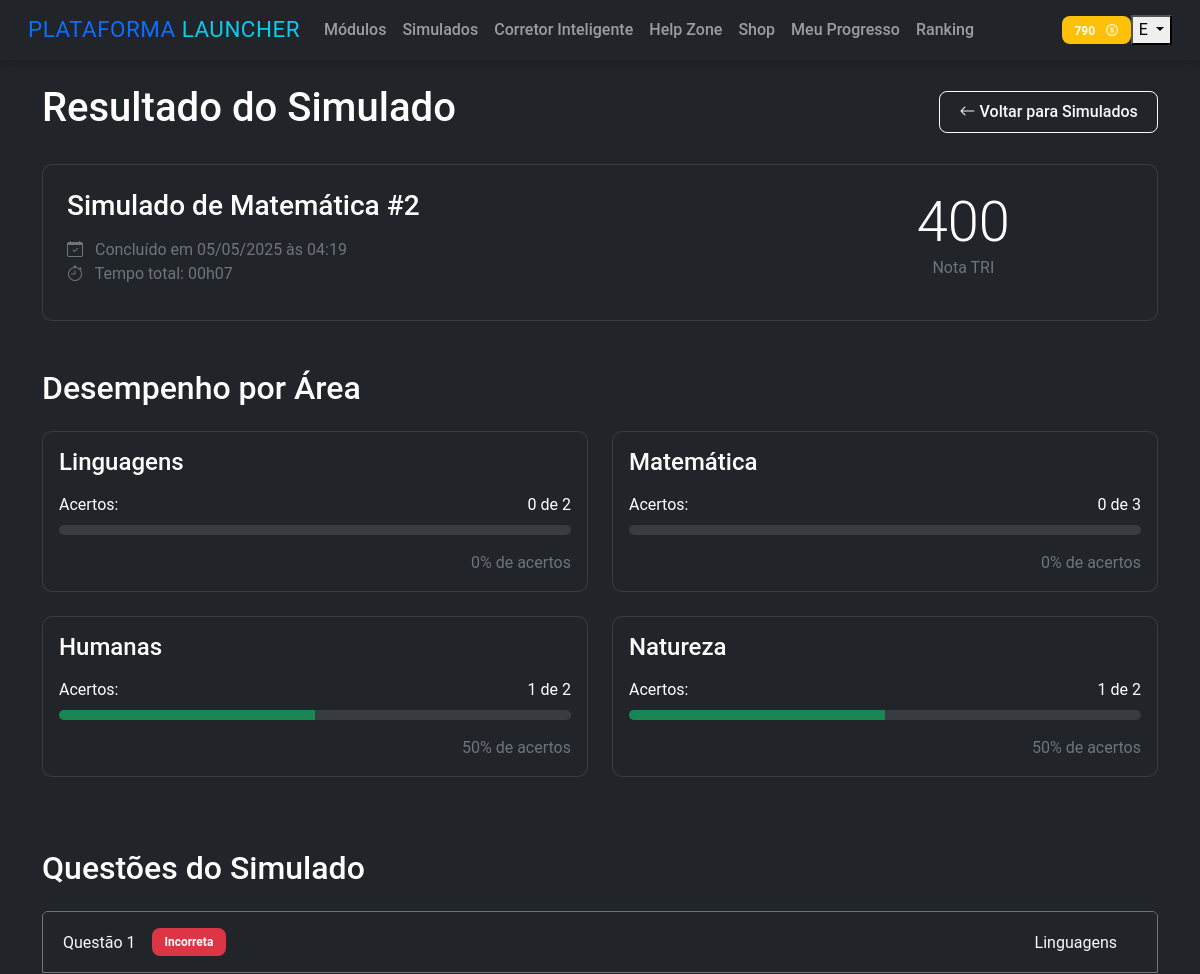
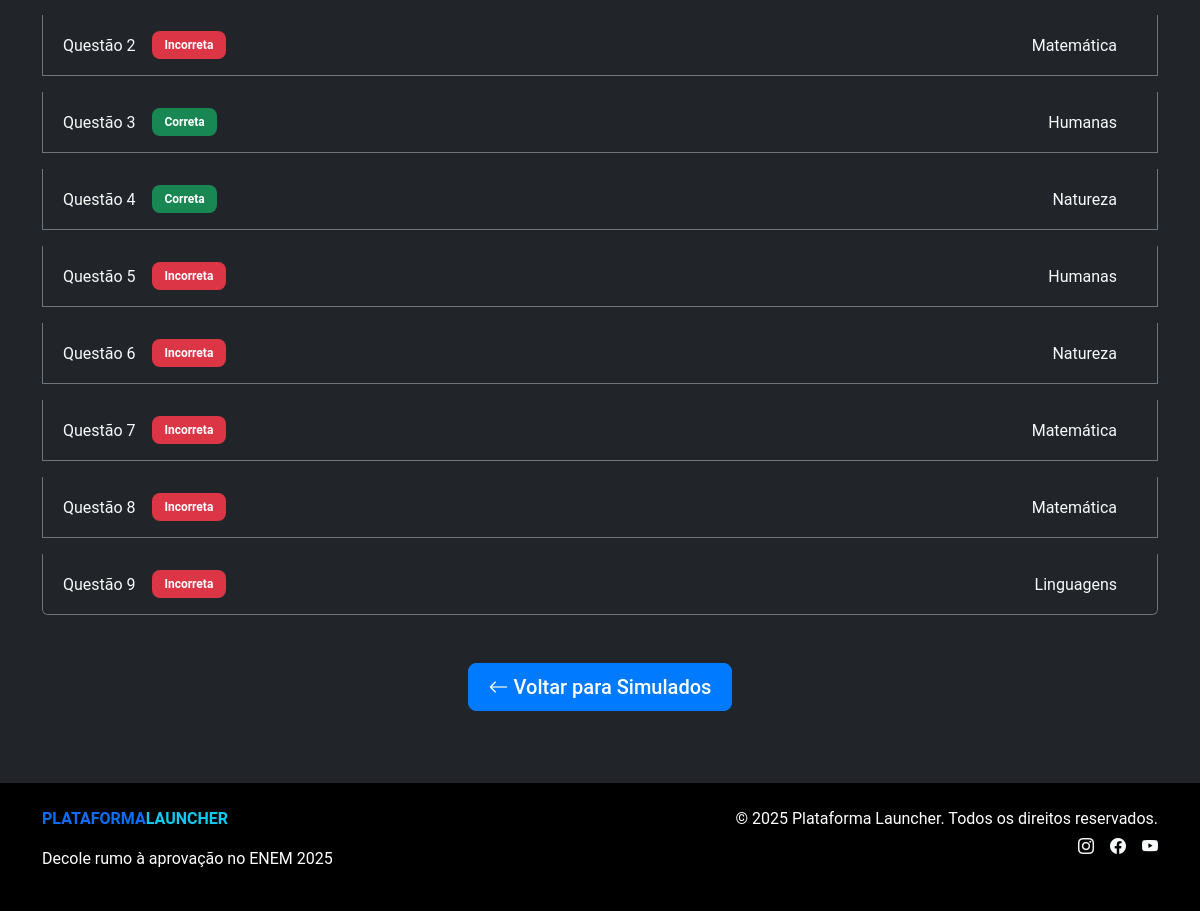
/simulados/5/resultado (signed in), run on the app's committed database (2 pictures, top to bottom).
### app/models/user.py (models this page shows, shortened)
class User(UserMixin, db.Model):
    id = db.Column(db.Integer, primary_key=True)
    username = db.Column(db.String(128), index=True, unique=True)
    email = db.Column(db.String(256), index=True, unique=True)
    password_hash = db.Column(db.String(256))
    nome_completo = db.Column(db.String(256))
    xp_total = db.Column(db.Integer, default=0)
    data_registro = db.Column(db.DateTime, default=datetime.utcnow)
    simulados = db.relationship('Simulado', backref='usuario', lazy='dynamic')
    redacoes = db.relationship('Redacao', backref='usuario', lazy='dynamic')

### app/models/simulado.py (models this page shows, shortened)
class Simulado(db.Model):
    id = db.Column(db.Integer, primary_key=True)
    numero = db.Column(db.Integer)
    titulo = db.Column(db.String(120))
    areas = db.Column(db.String(120))  # Ex: "Linguagens e Natureza"
    duracao_minutos = db.Column(db.Integer)
    data_agendada = db.Column(db.DateTime, nullable=True)
    data_realizado = db.Column(db.DateTime, nullable=True)
    tempo_realizado = db.Column(db.String(20), nullable=True)  # Ex: "01h46"
    status = db.Column(db.String(20), default="Pendente")  # Pendente, Concluído
    nota_tri = db.Column(db.Float, nullable=True)
    tempo_medio_por_questao = db.Column(db.Float, nullable=True)  # em segundos
    questoes_puladas = db.Column(db.Integer, default=0)
    acertos_total = db.Column(db.Integer, default=0)
    user_id = db.Column(db.Integer, db.ForeignKey('user.id'))
    questoes = db.relationship('Questao', backref='simulado', lazy='dynamic')

class Questao(db.Model):
    id = db.Column(db.Integer, primary_key=True)
    numero = db.Column(db.Integer)
    texto = db.Column(db.Text)
    area = db.Column(db.String(50))  # Linguagens, Matemática, etc.
    dificuldade = db.Column(db.Float)  # Para cálculo TRI
    resposta_correta = db.Column(db.String(1))  # A, B, C, D ou E
    resposta_usuario = db.Column(db.String(1), nullable=True)
    tempo_resposta = db.Column(db.Integer, nullable=True)  # tempo em segundos que levou para responder
    simulado_id = db.Column(db.Integer, db.ForeignKey('simulado.id'))
    alternativas = db.relationship('Alternativa', backref='questao', lazy='dynamic')
    def verificar_resposta(self):
        return self.resposta_usuario == self.resposta_correta

### app/routes/simulados.py (the view)
@simulados_bp.route('/<int:simulado_id>/resultado')
@login_required
def resultado(simulado_id):
    simulado = Simulado.query.get_or_404(simulado_id)
    if simulado.user_id != current_user.id:
        flash('Você não tem permissão para acessar este simulado.', 'danger')
        return redirect(url_for('simulados.index'))
    if simulado.status != 'Concluído':
        flash('Este simulado ainda não foi concluído.', 'warning')
        return redirect(url_for('simulados.index'))
    areas = {}
    for questao in simulado.questoes:
        area = questao.area
        if area not in areas:
            areas[area] = {'total': 0, 'acertos': 0}
        areas[area]['total'] += 1
        if questao.verificar_resposta():
            areas[area]['acertos'] += 1
    for area in areas:
        areas[area]['percentual'] = (areas[area]['acertos'] / areas[area]['total']) * 100 if areas[area]['total'] > 0 else 0
    tempos_questoes = []
    numeros_questoes = []
    for questao in simulado.questoes.order_by(Questao.numero):
        if questao.tempo_resposta:
            numeros_questoes.append(questao.numero)
            tempos_questoes.append(round(questao.tempo_resposta / 60, 1))
    historico_notas = Simulado.query.filter(
        Simulado.user_id == current_user.id,
        Simulado.status == 'Concluído',
        Simulado.id != simulado_id
    ).order_by(Simulado.data_realizado.desc()).limit(3).all()
    media_usuario = db.session.query(db.func.avg(Simulado.nota_tri)).filter(
        Simulado.user_id == current_user.id,
        Simulado.status == 'Concluído'
    ).scalar() or 0
    pontos_fortes = []
    pontos_fracos = []
    areas_ordenadas = sorted(areas.items(), key=lambda x: x[1]['percentual'], reverse=True)
    for area, dados in areas_ordenadas[:2]:
        if dados['percentual'] >= 50:  # Só considerar como forte se >= 50%
            pontos_fortes.append(f"{area}: {dados['percentual']:.1f}%")
    for area, dados in reversed(areas_ordenadas[-2:]):
        if dados['percentual'] < 70:  # Só considerar como fraco se < 70%
            pontos_fracos.append(f"{area}: {dados['percentual']:.1f}%")
    return render_template('simulados/resultado.html',
                          simulado=simulado,
                          areas=areas,
                          tempos_questoes=json.dumps(tempos_questoes),
                          numeros_questoes=json.dumps(numeros_questoes),
                          historico_notas=historico_notas,
                          media_usuario=media_usuario,
                          pontos_fortes=pontos_fortes,
                          pontos_fracos=pontos_fracos)

### app/models/user.py (called while the page is built)
@login_manager.user_loader
def load_user(id):
    return User.query.get(int(id))

### app/templates/simulados/resultado.html (shortened to what this page needs)
{% extends "layout.html" %}
{% block content %}
<div class="simulado-resultado">
    <div class="d-flex justify-content-between align-items-center mb-4">
        <h1>Resultado do Simulado</h1>
        <a href="{{ url_for('simulados.index') }}" class="btn btn-outline-light">
            <i class="bi bi-arrow-left"></i> Voltar para Simulados
        </a>
    </div>
    <div class="card bg-dark mb-5">
        <div class="card-body p-4">
            <div class="row">
                <div class="col-md-8">
                    <h3 class="card-title mb-3">{{ simulado.titulo }}</h3>
                    <p class="text-muted mb-0">
                        <i class="bi bi-calendar-check me-2"></i>
                        Concluído em {{ simulado.data_realizado.strftime('%d/%m/%Y às %H:%M') }}
                    </p>
                    <p class="text-muted mb-0">
                        <i class="bi bi-stopwatch me-2"></i>
                        Tempo total: {{ simulado.tempo_realizado }}
                    </p>
                </div>
                <div class="col-md-4 text-center">
                    <div class="nota-tri mb-2">
                        <h2 class="display-4 mb-0">{{ simulado.nota_tri|int }}</h2>
                        <p class="text-muted">Nota TRI</p>
                    </div>
                </div>
            </div>
        </div>
    </div>
    <h2 class="mb-4">Desempenho por Área</h2>
    <div class="row mb-5">
        {% for area_nome, area_dados in areas.items() %}
        <div class="col-md-6 mb-4">
            <div class="card bg-dark h-100">
                <div class="card-body">
                    <h4 class="card-title mb-3">{{ area_nome }}</h4>
                    <div class="d-flex justify-content-between mb-2">
                        <span>Acertos:</span>
                        <span>{{ area_dados.acertos }} de {{ area_dados.total }}</span>
                    </div>
                    <div class="progress mb-3" style="height: 10px;">
                        <div class="progress-bar bg-success" role="progressbar"
                             style="width: {{ area_dados.percentual }}%;"
                             aria-valuenow="{{ area_dados.percentual }}"
                             aria-valuemin="0" aria-valuemax="100"></div>
                    </div>
                    <div class="text-end text-muted">
                        {{ area_dados.percentual|round|int }}% de acertos
                    </div>
                </div>
            </div>
        </div>
        {% endfor %}
    </div>
    <h2 class="mb-4">Questões do Simulado</h2>
    <div class="accordion" id="accordionQuestoes">
        {% for questao in simulado.questoes %}
        <div class="accordion-item bg-dark border-secondary mb-3">
            <h2 class="accordion-header" id="heading{{ questao.numero }}">
                <button class="accordion-button collapsed bg-dark text-light" type="button"
                        data-bs-toggle="collapse" data-bs-target="#collapse{{ questao.numero }}"
                        aria-expanded="false" aria-controls="collapse{{ questao.numero }}">
                    <div class="d-flex align-items-center w-100">
                        <span class="me-3">Questão {{ questao.numero }}</span>
                        {% if questao.resposta_usuario == questao.resposta_correta %}
                            <span class="badge bg-success me-auto">Correta</span>
                        {% else %}
                            <span class="badge bg-danger me-auto">Incorreta</span>
                        {% endif %}
                        <span class="ms-auto">{{ questao.area }}</span>
                    </div>
                </button>
            </h2>
        </div>
        {% endfor %}
    </div>
    <div class="text-center mt-5">
        <a href="{{ url_for('simulados.index') }}" class="btn btn-primary btn-lg">
            <i class="bi bi-arrow-left"></i> Voltar para Simulados
        </a>
    </div>
</div>
{% endblock %}

### app/templates/layout.html (shortened to what this page needs)
<!DOCTYPE html>
<html lang="pt-br">
<head>
    <link href="https://cdn.jsdelivr.net/npm/bootstrap@5.2.3/dist/css/bootstrap.min.css" rel="stylesheet">
    <link rel="stylesheet" href="https://cdn.jsdelivr.net/npm/bootstrap-icons@1.11.1/font/bootstrap-icons.css">
    <link rel="stylesheet" href="{{ url_for('static', filename='css/style.css') }}">
</head>
<body class="bg-dark text-white">
    <header>
        <nav class="navbar navbar-expand-lg navbar-dark">
            <div class="container-fluid">
                <a class="navbar-brand" href="#">
                    <span class="text-primary">PLATAFORMA</span>
                    <span class="text-info">LAUNCHER</span>
                </a>
                <div class="collapse navbar-collapse" id="navbarNav">
                    <ul class="navbar-nav me-auto">
                        <li class="nav-item">
                            <a class="nav-link" href="{{ url_for('main.index') }}">Módulos</a>
                        </li>
                        <li class="nav-item">
                            <a class="nav-link" href="{{ url_for('simulados.index') }}">Simulados</a>
                        </li>
                        <li class="nav-item">
                            <a class="nav-link" href="#">Corretor Inteligente</a>
                        </li>
                        <li class="nav-item">
                            <a class="nav-link" href="{{ url_for('helpzone.index') }}">Help Zone</a>
                        </li>
                        <li class="nav-item">
                            <a class="nav-link" href="{{ url_for('shop.index') }}">Shop</a>
                        </li>
                        <li class="nav-item">
                            <a class="nav-link" href="{{ url_for('progresso.index') }}">Meu Progresso</a>
                        </li>
                        <li class="nav-item">
                            <a class="nav-link" href="#">Ranking</a>
                        </li>
                    </ul>
                    <div class="d-flex align-items-center">
                        {% if current_user.is_authenticated %}
                            <a href="{{ url_for('shop.index') }}" class="badge bg-warning text-decoration-none">
                                <span>{{ current_user.xp_total }}</span>
                                <i class="bi bi-coin ms-2"></i>
                            </a>
                            <div class="avatar-container dropdown">
                                <button class="btn-avatar dropdown-toggle" type="button" data-bs-toggle="dropdown">
                                    {{ current_user.username[0]|upper }}
                                </button>
                            </div>
                        {% else %}
                            <a href="{{ url_for('auth.login') }}" class="btn btn-outline-light me-2">Login</a>
                            <a href="{{ url_for('auth.registro') }}" class="btn btn-primary">Cadastre-se</a>
                        {% endif %}
                    </div>
                </div>
            </div>
        </nav>
    </header>
    <main class="container py-4">
        {% block content %}{% endblock %}
    </main>
    <footer class="bg-black text-white py-4 mt-5">
        <div class="container">
            <div class="row">
                <div class="col-md-6">
                    <div class="d-flex align-items-center mb-3">
                        <span class="text-primary fw-bold">PLATAFORMA</span>
                        <span class="text-info fw-bold">LAUNCHER</span>
                    </div>
                    <p>Decole rumo à aprovação no ENEM 2025</p>
                </div>
                <div class="col-md-6 text-md-end">
                    <p class="mb-1">© 2025 Plataforma Launcher. Todos os direitos reservados.</p>
                    <div class="d-flex justify-content-md-end">
                        <a href="#" class="text-light me-3"><i class="bi bi-instagram"></i></a>
                        <a href="#" class="text-light me-3"><i class="bi bi-facebook"></i></a>
                        <a href="#" class="text-light"><i class="bi bi-youtube"></i></a>
                    </div>
                </div>
            </div>
        </div>
    </footer>
</body>
</html>

### app/static/css/style.css (style rules this page uses)
:root { --primary: #007bff; --secondary: #00b4d8; --dark: #0d1117; --darker: #000000; --light: #f8f9fa; --success: #28a745; --warning: #ffc107; --danger: #dc3545; }
body { background-color: var(--dark); color: var(--light); font-family: 'Roboto', sans-serif; }
.navbar { padding: 0.5rem 1rem; box-shadow: 0 2px 10px rgba(0, 0, 0, 0.2); }
.card { border-radius: 10px; border: 1px solid rgba(255, 255, 255, 0.1); transition: transform 0.3s, box-shadow 0.3s; }
.btn { border-radius: 8px; padding: 0.5rem 1.2rem; font-weight: 500; }
.btn-primary { background-color: var(--primary); border-color: var(--primary); }
.badge { padding: 0.5rem 0.8rem; border-radius: 8px; }
.progress { height: 10px; border-radius: 5px; background-color: rgba(255, 255, 255, 0.1); }
.navbar-brand { font-size: 1.4rem; letter-spacing: 0.5px; }
.nav-link { font-weight: 500; padding: 0.5rem 0.8rem; transition: color 0.2s; }
.badge.bg-warning { font-weight: 600; }

### data on the page
User: xp_total "790", username "E"
Simulado: titulo "Simulado de Matemática #2", data_realizado "05/05/2025 às 04:19", tempo_realizado "00h07", nota_tri "400"
Questao: area "Linguagens", acertos "0", total "2", percentual "0", numero "1", resposta_usuario "Incorreta"
Questao: area "Matemática", acertos "0", total "3", percentual "0", numero "2", resposta_usuario "Incorreta"
Questao: area "Humanas", acertos "1", total "2", {{ area_dados.percentual }} 50.0 (drawn), percentual "50", numero "3", resposta_usuario "Correta"
Questao: area "Natureza", acertos "1", total "2", {{ area_dados.percentual }} 50.0 (drawn), percentual "50", numero "4", resposta_usuario "Correta"
Questao: numero "5", resposta_usuario "Incorreta", area "Humanas"
Questao: numero "6", resposta_correta "Incorreta", area "Natureza"
Questao: numero "7", resposta_correta "Incorreta", area "Matemática"
Questao: numero "8", resposta_usuario "Incorreta", area "Matemática"
Questao: numero "9", resposta_usuario "Incorreta", area "Linguagens"
